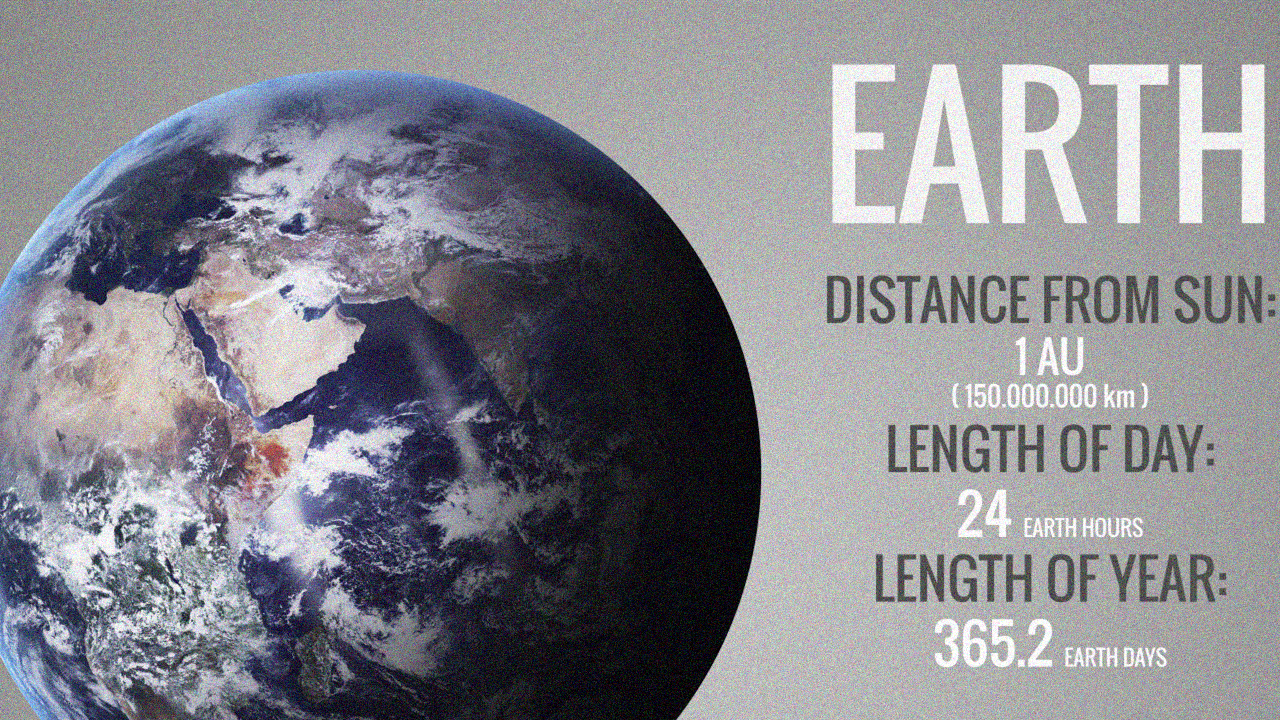
#> input picture تمرین 2/images/IQA/dist_SCI25_1_2.bmp, 1280 x 720 px; the run also reads 2 pictures not shown here
$ jupyter execute Q4.ipynb   (older library calls are emulated)
#> lines starting #> are read from the running program, lines starting #| are printed output that depends on the picture; long printed decimals are rounded
[cell 1]
import cv2
import matplotlib.pyplot as plt
import numpy as np

dist1 = cv2.imread("../images/IQA/dist_SCI25_1_2.bmp",cv2.IMREAD_UNCHANGED)
#> dist1 is the input picture: shape (720, 1280, 3); mean B, G, R 139.7, 132.9, 132.7
dist2 = cv2.imread("../images/IQA/dist_SCI25_1_3.bmp",cv2.IMREAD_UNCHANGED)
ref = cv2.imread("../images/IQA/ref_SCI25.bmp",cv2.IMREAD_UNCHANGED)

dist1 = cv2.cvtColor(dist1, cv2.COLOR_BGR2RGB)
dist2 = cv2.cvtColor(dist2, cv2.COLOR_BGR2RGB)
ref = cv2.cvtColor(ref, cv2.COLOR_BGR2RGB)

dist1.shape   # (834, 1114, 3)

dist2.shape    # (512, 512, 3)

ref.shape      #  (280, 450, 3)
#> Out = (720, 1280, 3)

[cell 2]
sobel_V =  np.array([[1, 0, -1],
                      [2, 0, -2],
                      [1, 0, -1]])

sobel_H =  np.array([[1, 2, 1],
                      [0, 0, 0],
                      [-1, -2,-1]])

dist1_flt_imgV = cv2.filter2D(src=dist1, ddepth=-1, kernel=sobel_V)
dist1_flt_imgH = cv2.filter2D(src=dist1, ddepth=-1, kernel=sobel_H)
dist1_mag = np.sqrt(dist1_flt_imgV.astype(int) ** 2 + dist1_flt_imgH.astype(int) ** 2).astype(np.uint8)

dist2_flt_imgV = cv2.filter2D(src=dist2, ddepth=-1, kernel=sobel_V)
dist2_flt_imgH = cv2.filter2D(src=dist2, ddepth=-1, kernel=sobel_H)
dist2_mag = np.sqrt(dist2_flt_imgV.astype(int) ** 2 + dist2_flt_imgH.astype(int) ** 2).astype(np.uint8)

ref_flt_imgV = cv2.filter2D(src=ref, ddepth=-1, kernel=sobel_V)
ref_flt_imgH = cv2.filter2D(src=ref, ddepth=-1, kernel=sobel_H)
ref_mag = np.sqrt(ref_flt_imgV.astype(int) ** 2 + ref_flt_imgH.astype(int) ** 2).astype(np.uint8)


# cv2.imshow(building)
fig, subplt = plt.subplots(3,4,figsize=(30,10))
subplt[0][0].imshow(dist1)
subplt[0][0].set_title("org image")
subplt[0][1].imshow(dist1_flt_imgV)
subplt[0][1].set_title("sobel_V")
subplt[0][2].imshow(dist1_flt_imgH)
subplt[0][2].set_title("sobel_H")
subplt[0][3].imshow(dist1_mag)
subplt[0][3].set_title("magnitude")


subplt[1][0].imshow(dist2)
subplt[1][1].imshow(dist2_flt_imgV)
subplt[1][2].imshow(dist2_flt_imgH)
subplt[1][3].imshow(dist2_mag)

subplt[2][0].imshow(ref)
subplt[2][1].imshow(ref_flt_imgV)
subplt[2][2].imshow(ref_flt_imgH)
subplt[2][3].imshow(ref_mag)

fig.savefig('Q4_step1.png')

[cell 3]
def sim(img1 , img2):
   numerator = 2 * np.multiply(img1.astype(int), img2.astype(int)) + 0.0000001
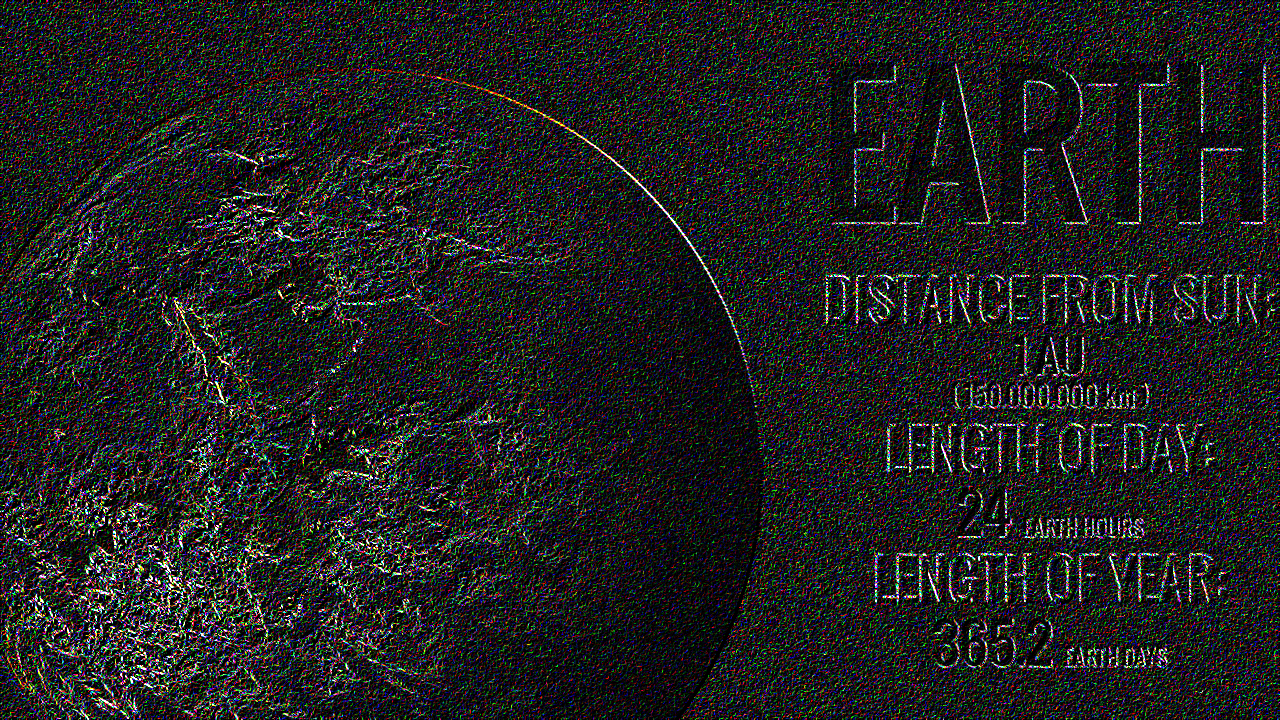
#> numerator: shape (720, 1280, 3) float64; mean R, G, B 17301.5, 17408.4, 17360.8; drawn with min black and max white
   denominator = (img1.astype(int) ** 2 + img2.astype(int) ** 2) + 0.0000001
   sim = numerator / denominator
#> sim: shape (720, 1280, 3) float64; every value is 1
   return np.var(sim)

sim(dist2_mag,dist2_mag)
#> Out = 0

[cell 4]
from tabulate import tabulate
from skimage.metrics import peak_signal_noise_ratio , structural_similarity as ssim


sim(dist2_mag,ref_mag)
# dist1_mag
# dist2_mag
# ref_mag


mydata = [

    ["dist_SCI25_1_2", str(sim(ref_mag,dist1_mag)) , str(ssim(ref_mag,dist1_mag ,  multichannel=True))  , str(peak_signal_noise_ratio(ref_mag,dist1_mag))],
    ["dist_SCI25_1_3", str(sim(ref_mag,dist2_mag)) , str(ssim(ref_mag,dist2_mag ,  multichannel=True))  , str(peak_signal_noise_ratio(ref_mag,dist2_mag))],

]
#> in sim (call 3), `sim = numerator / denominator`:
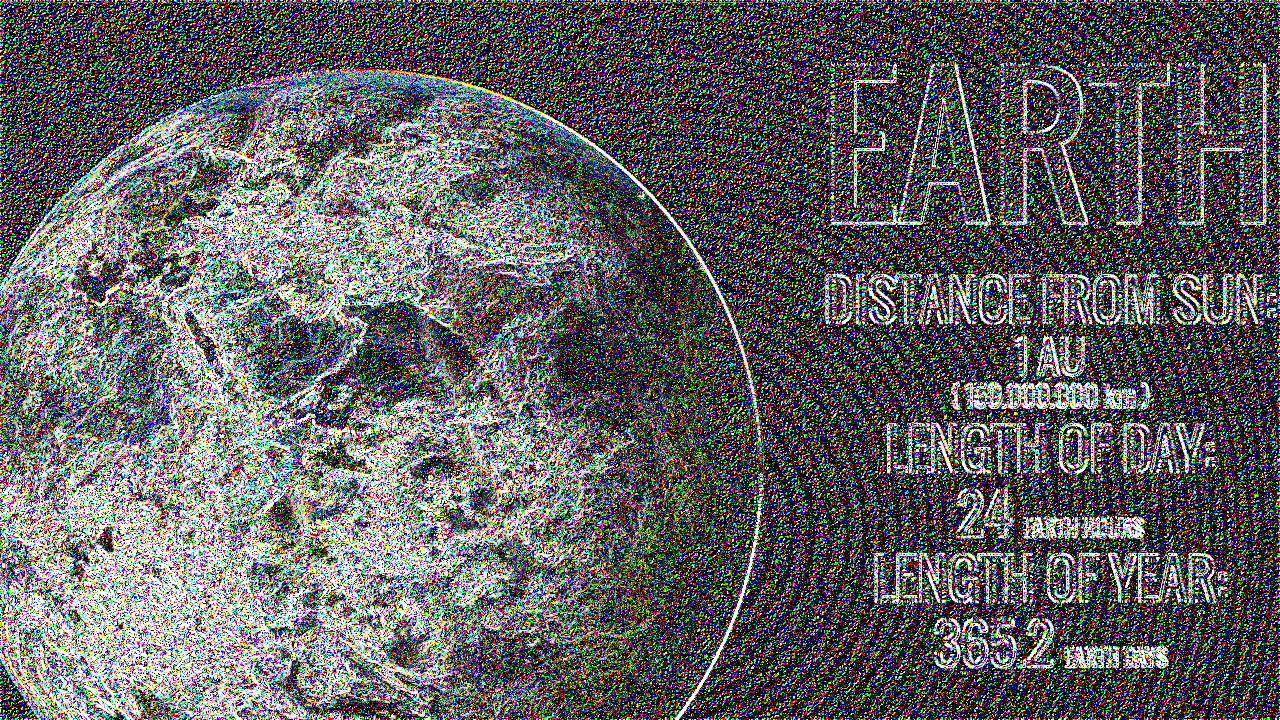
#> sim: shape (720, 1280, 3) float64; mean R, G, B 0.368, 0.374, 0.368
#> mydata = [['dist_SCI25_1_2', '0.1852703637616582', '0.19206512505509873', '12.753901932479119'], ['dist_SCI25_1_3', '0.17622128511237467', '0.13449455058737184', '10.151856019753907']]

# create header
head = ["images", "sim" , "ssim" , "psnr"]

# display table
print(tabulate(mydata, headers=head, tablefmt="grid"))
#| +----------------+----------+----------+---------+
#| | images         |      sim |     ssim |    psnr |
#| +================+==========+==========+=========+
#| | dist_SCI25_1_2 | 0.1853  | 0.1921 | 12.7539 |
#| +----------------+----------+----------+---------+
#| | dist_SCI25_1_3 | 0.1762 | 0.1345 | 10.1519 |
#| +----------------+----------+----------+---------+

[cell 5]
laplacian =  np.array([[0, 1, 0],
                      [1, -4, 1],
                      [0, 1, 0]])


dist1_flt = cv2.filter2D(src=dist1, ddepth=-1, kernel=laplacian)


dist2_flt = cv2.filter2D(src=dist2, ddepth=-1, kernel=laplacian)
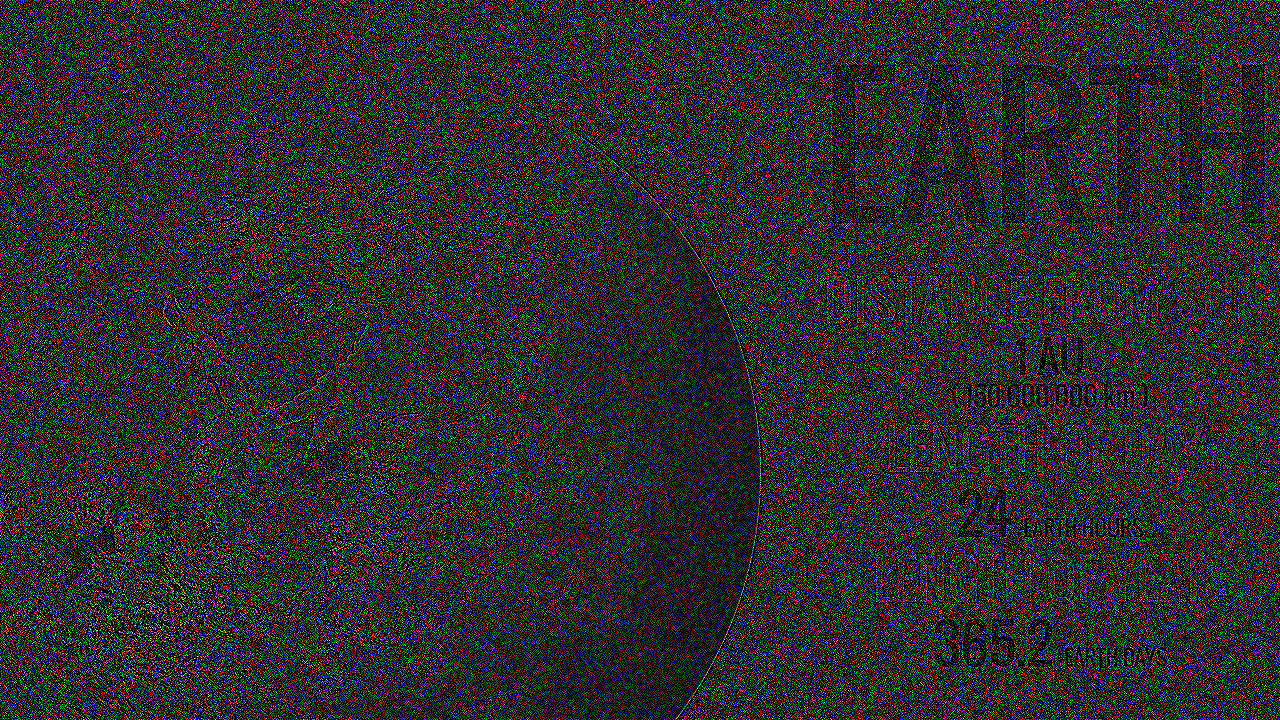
#> dist2_flt: shape (720, 1280, 3); mean R, G, B 43.9, 43.9, 44.3


ref_flt = cv2.filter2D(src=ref, ddepth=-1, kernel=laplacian)
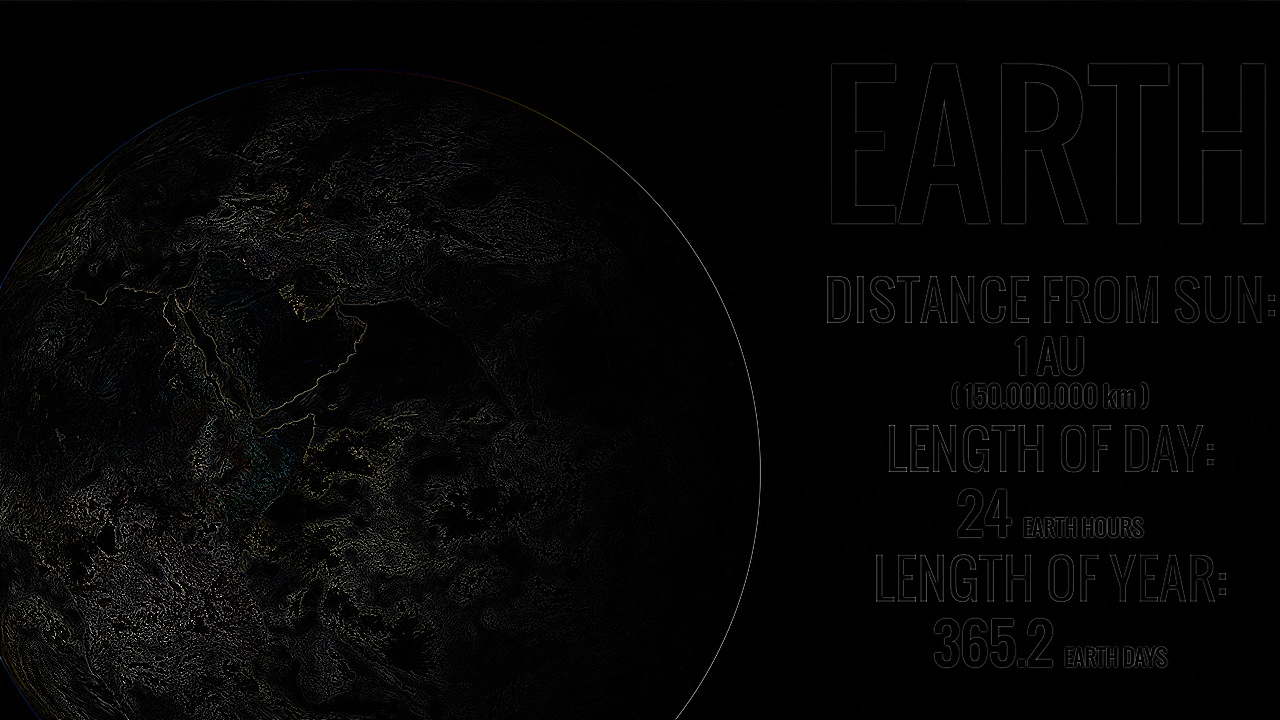
#> ref_flt: shape (720, 1280, 3); mean R, G, B 4.9, 4.9, 4.6


# cv2.imshow(building)
fig, subplt = plt.subplots(3,2,figsize=(15,7))
subplt[0][0].imshow(ref)
subplt[0][0].set_title("org image")
subplt[0][1].imshow(ref_flt)
subplt[0][1].set_title("laplacian")


subplt[1][0].imshow(dist1)
subplt[1][1].imshow(dist1_flt)


subplt[2][0].imshow(dist2)
subplt[2][1].imshow(dist2_flt)


fig.savefig('Q4_step2.png')

[cell 6]
mydata = [

    ["dist_SCI25_1_2", str(sim(ref_flt,dist1_flt)) , str(ssim(ref_flt,dist1_flt ,  multichannel=True))  , str(peak_signal_noise_ratio(ref_flt,dist1_flt))],
    ["dist_SCI25_1_3", str(sim(ref_flt,dist2_flt)) , str(ssim(ref_flt,dist2_flt ,  multichannel=True))  , str(peak_signal_noise_ratio(ref_flt,dist2_flt))],

]
#> mydata = [['dist_SCI25_1_2', '0.2220789649552249', '0.05522711984677182', '13.482053597125125'], ['dist_SCI25_1_3', '0.22102543138239192', '0.02928096557386406', '10.743915141887515']]

# create header
head = ["images", "sim" , "ssim" , "psnr"]

# display table
print(tabulate(mydata, headers=head, tablefmt="grid"))
#| +----------------+----------+-----------+---------+
#| | images         |      sim |      ssim |    psnr |
#| +================+==========+===========+=========+
#| | dist_SCI25_1_2 | 0.2221 | 0.05523 | 13.4821 |
#| +----------------+----------+-----------+---------+
#| | dist_SCI25_1_3 | 0.221 | 0.02928  | 10.7439 |
#| +----------------+----------+-----------+---------+
